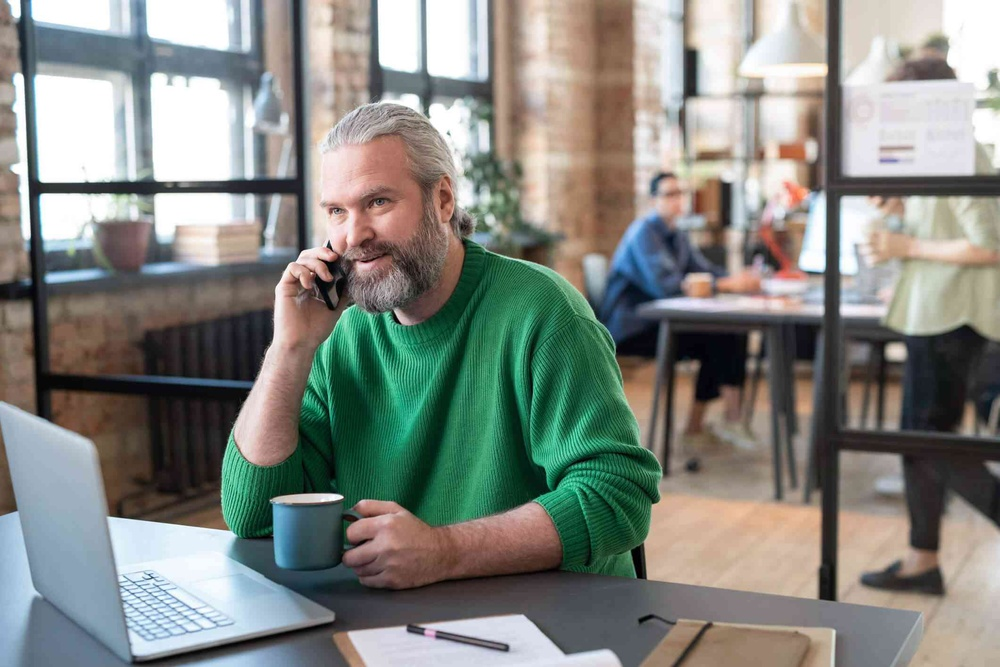
#> input picture Image Processing/HSV color space/Change Clothes Color/img.jpg, 1000 x 667 px, shrunk from 2121 x 1414 before the run
$ jupyter execute main.ipynb
#> lines starting #> are read from the running program, lines starting #| are printed output that depends on the picture
[cell 1]
import cv2
import numpy as np
import matplotlib.pyplot as plt

[cell 2]
image = cv2.imread("img.jpg")
#> image is the input picture: shape (667, 1000, 3); mean B, G, R 129.4, 135.7, 132.4
image_RGB = cv2.cvtColor(image,cv2.COLOR_BGR2RGB)
image_HSV = cv2.cvtColor(image_RGB,cv2.COLOR_RGB2HSV)
#> image_HSV: shape (667, 1000, 3); mean H, S, V 57.9, 63.2, 147.7

[cell 3]
plt.axis('off')
plt.imshow(image_RGB)
plt.show()

[cell 4]
H,S,V = cv2.split(image_HSV)
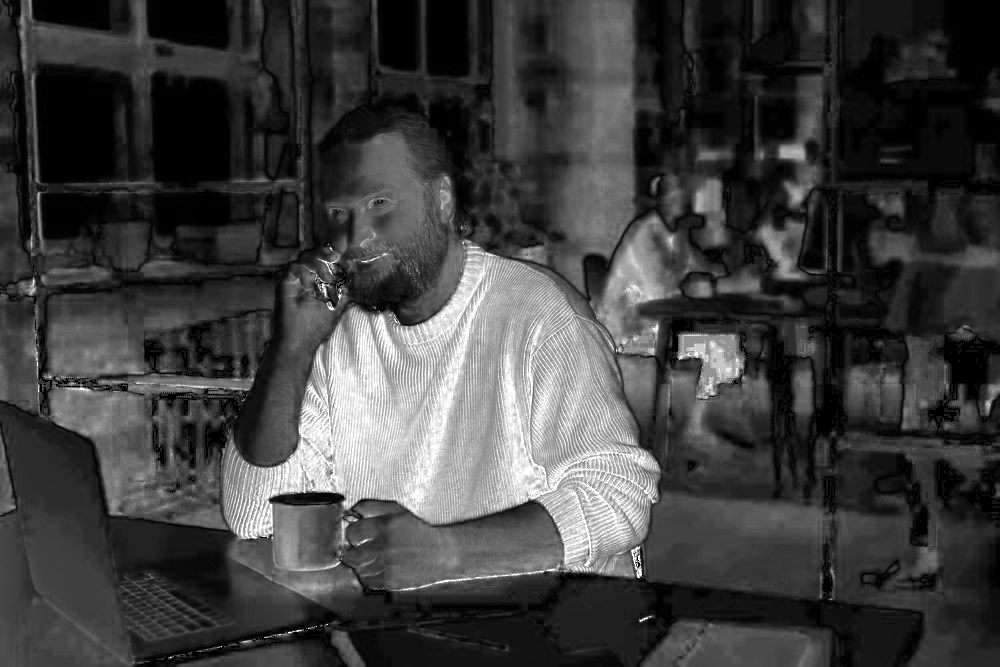
#> S: shape (667, 1000); min 0, max 255, mean 63.2
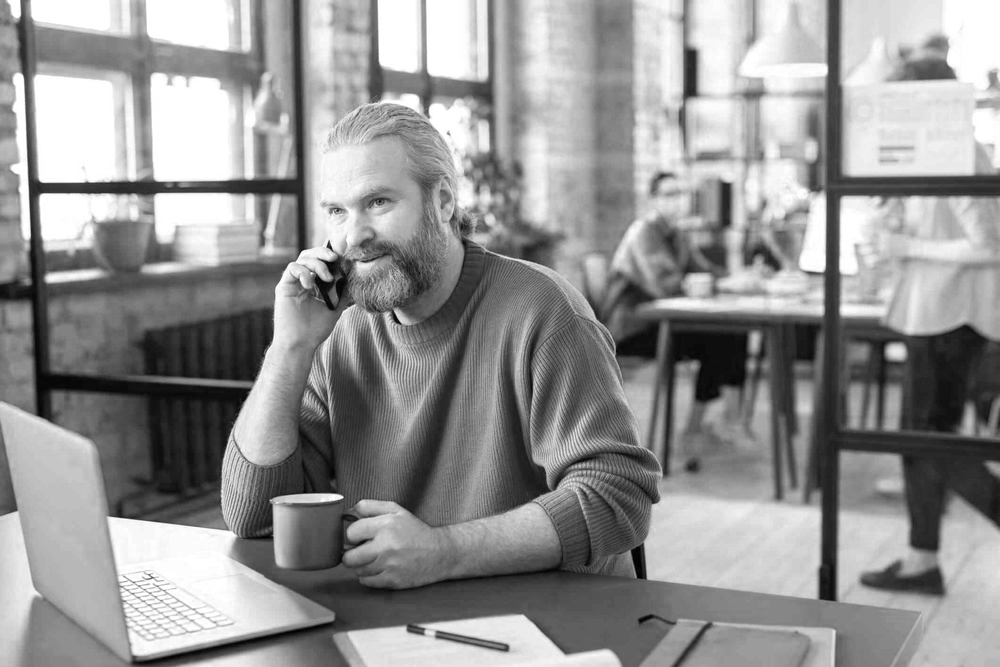
#> V: shape (667, 1000); min 0, max 255, mean 147.7

H[(H > 35) & (H < 85)] = 150
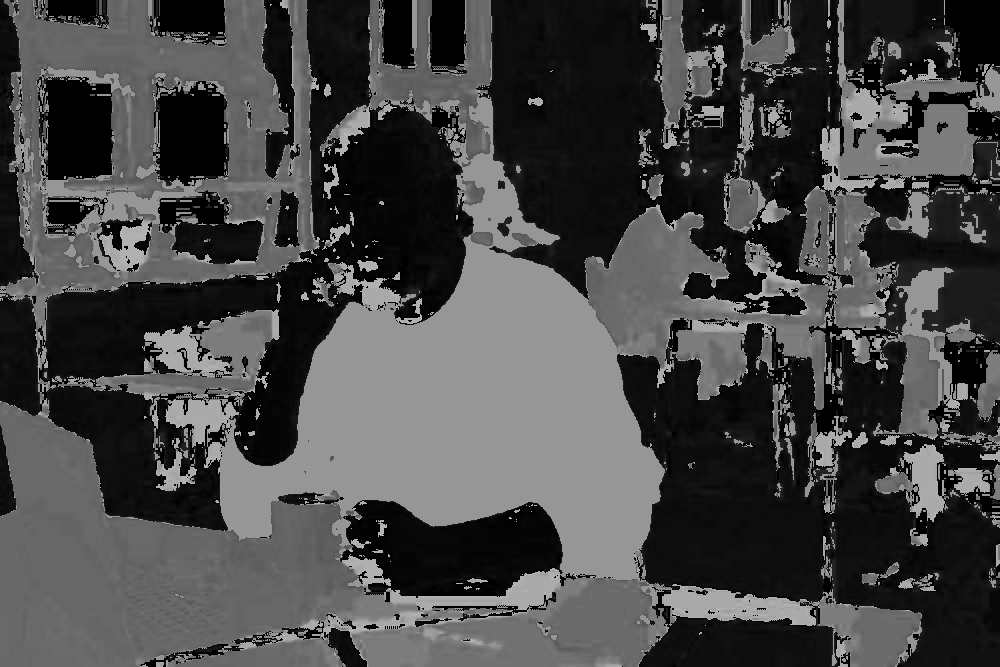
#> H: shape (667, 1000); min 0, max 179, mean 70.9

result = cv2.merge((H,S,V))
#> result: shape (667, 1000, 3); mean H, S, V 70.9, 63.2, 147.7
result_RGB = cv2.cvtColor(result,cv2.COLOR_HSV2RGB)

plt.axis('off')
plt.imshow(result_RGB)
plt.show()

[cell 5]
H,S,V = cv2.split(image_HSV)

H[(H > 35) & (H < 85)] = 120
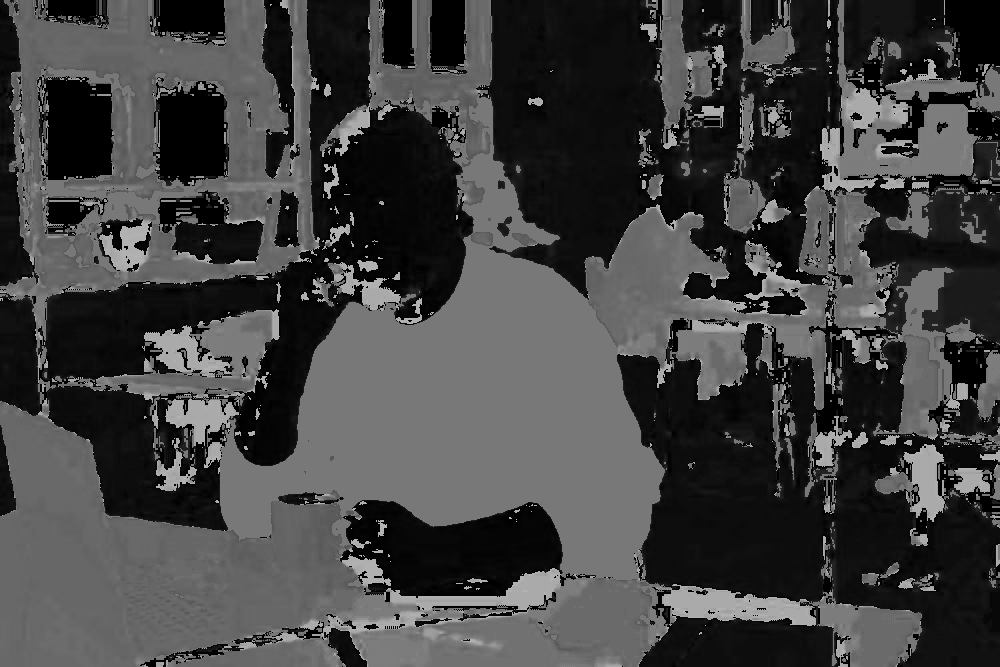
#> H: shape (667, 1000); min 0, max 179, mean 65.9

result = cv2.merge((H,S,V))
#> result: shape (667, 1000, 3); mean H, S, V 65.9, 63.2, 147.7
result_RGB = cv2.cvtColor(result,cv2.COLOR_HSV2RGB)
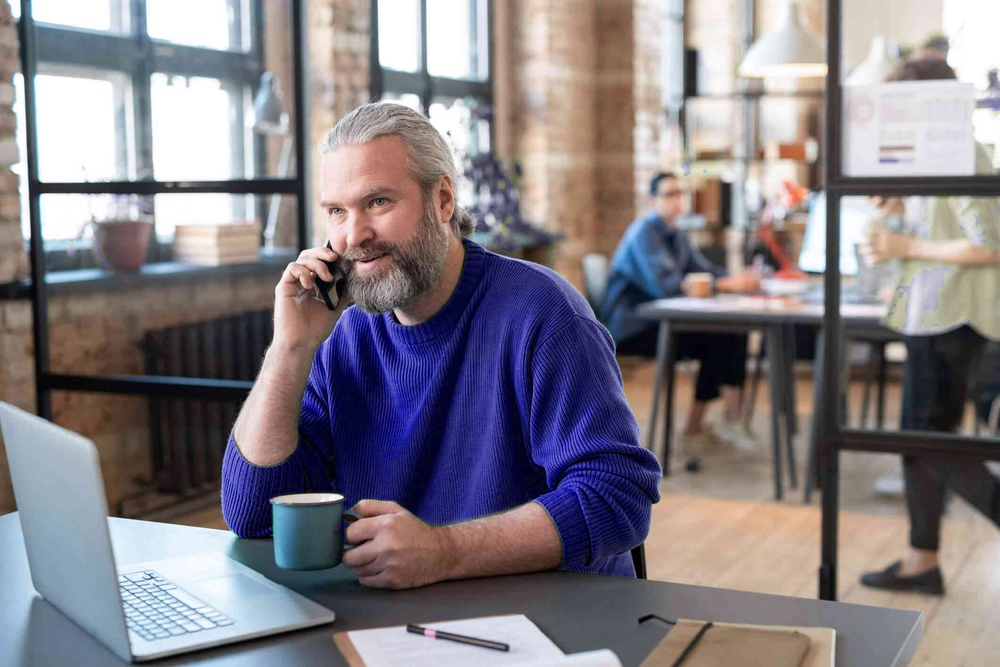
#> result_RGB: shape (667, 1000, 3); mean R, G, B 132.1, 126.3, 133.2

plt.axis('off')
plt.imshow(result_RGB)
plt.show()

[cell 6]
H,S,V = cv2.split(image_HSV)

H[(H > 35) & (H < 85)] = 140
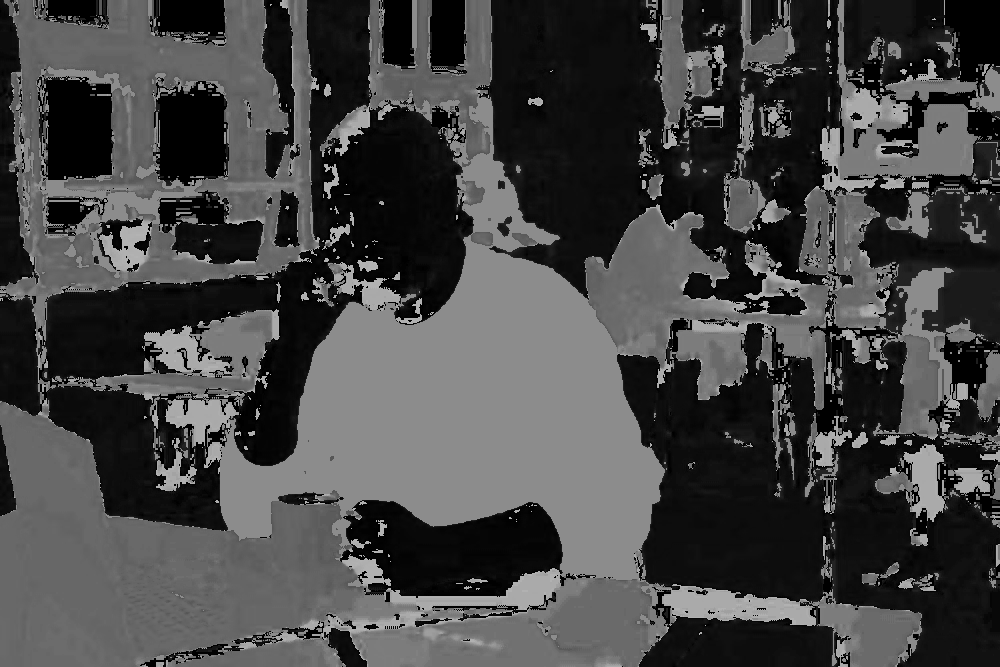
#> H: shape (667, 1000); min 0, max 179, mean 69.2

result = cv2.merge((H,S,V))
#> result: shape (667, 1000, 3); mean H, S, V 69.2, 63.2, 147.7
result_RGB = cv2.cvtColor(result,cv2.COLOR_HSV2RGB)
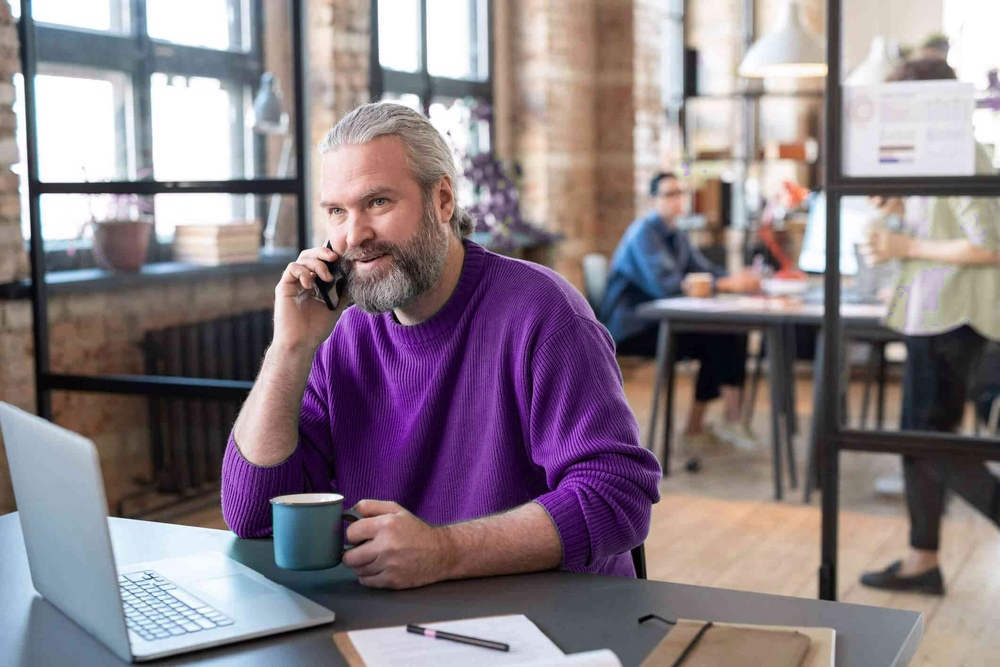
#> result_RGB: shape (667, 1000, 3); mean R, G, B 138, 126.3, 133.2

plt.axis('off')
plt.imshow(result_RGB)
plt.show()
